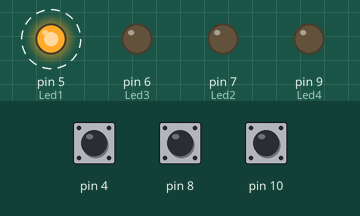
Simulated run of this sketch. Board: Arduino Uno, built with avr-gcc and run on an emulated ATmega328P. Parts: output pins drawn as LEDs (lit = HIGH). Dashed ring = blinking. The test bench sets the inputs (shaded band); at power-on: pin 4 HIGH, pin 8 HIGH, pin 10 HIGH.

Above: at 5.05 s.
5.1 s: pin 4 pulled LOW for 0.15 s
At 5.9 s:
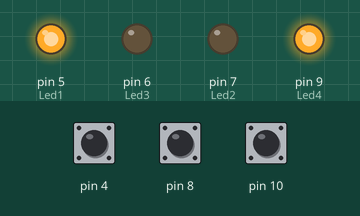
8.1 s: pin 8 pulled LOW for 0.15 s
At 8.9 s:
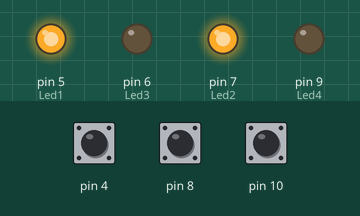
11.1 s: pin 10 pulled LOW for 0.15 s
At 11.7 s:
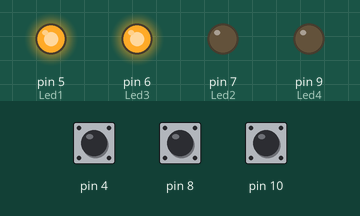
Timing chart, 0 to 20.1 s (numbered marks = the images above; inputs shaded):
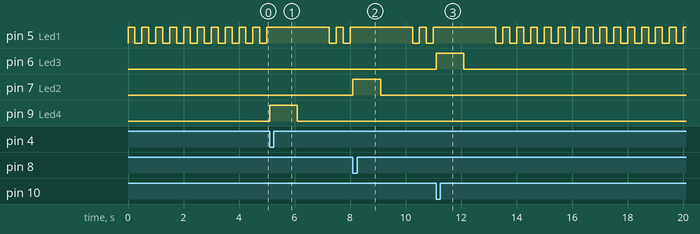

Measured:
- after the input at 5.1 s, pin 9 (Led4): LOW → HIGH at once, → LOW 1.0 s later
- after the input at 8.1 s, pin 7 (Led2): LOW → HIGH at once, → LOW 1.0 s later
- after the input at 11.1 s, pin 6 (Led3): LOW → HIGH at once, → LOW 1.0 s later
- by itself, pin 5 (Led1): alternates HIGH for 0.25 s and LOW for 0.25 s

The sketch:

Exercicio_1.ino
```cpp
#define Led1 PD5
#define Led2 PD7
#define Led3 PD6
#define Led4 PB1

ISR(PCINT0_vect){
  if(!(PINB & (1<<PB0))){
    PORTD |= (1<<Led2);
    _delay_ms(1000);
    PORTD &= ~(1<<Led2);
    _delay_ms(1000);
  }
  if(!(PINB & (1<<PB2))){
    PORTD |= (1<<Led3);
    _delay_ms(1000);
    PORTD &= ~(1<<Led3);
    _delay_ms(1000);
  }
}
ISR(PCINT2_vect){
  if(!(PIND & (1<<PD4))){
    PORTB |= (1<<Led4);
    _delay_ms(1000);
    PORTB &= ~(1<<Led4);
    _delay_ms(1000);
  }
}

int main(){
  DDRD |= (1<<Led1)|(1<<Led2)|(1<<Led3);
  DDRB |= (1<<Led4);

  PORTB |= (1<<PB0)|(1<<PB2);
  PORTD |= (1<<PD4);

  PCICR |= (1<<PCIE0) | (1<<PCIE2);//PCIE0 para habilitar a interrupção para o grupo B
  // e PCIE2 para habilitar para o grupo D
  PCMSK0 |= (1<<PCINT0) | (1<<PCINT2);//Habilita interrupção para PCINT0 e PCINT2
  PCMSK2 |= (1<<PCINT20);//Habilita interrupção para PCINT20

  sei();
  while(1){
    PORTD ^= (1<<Led1);
    _delay_ms(250);
  }
}
```
